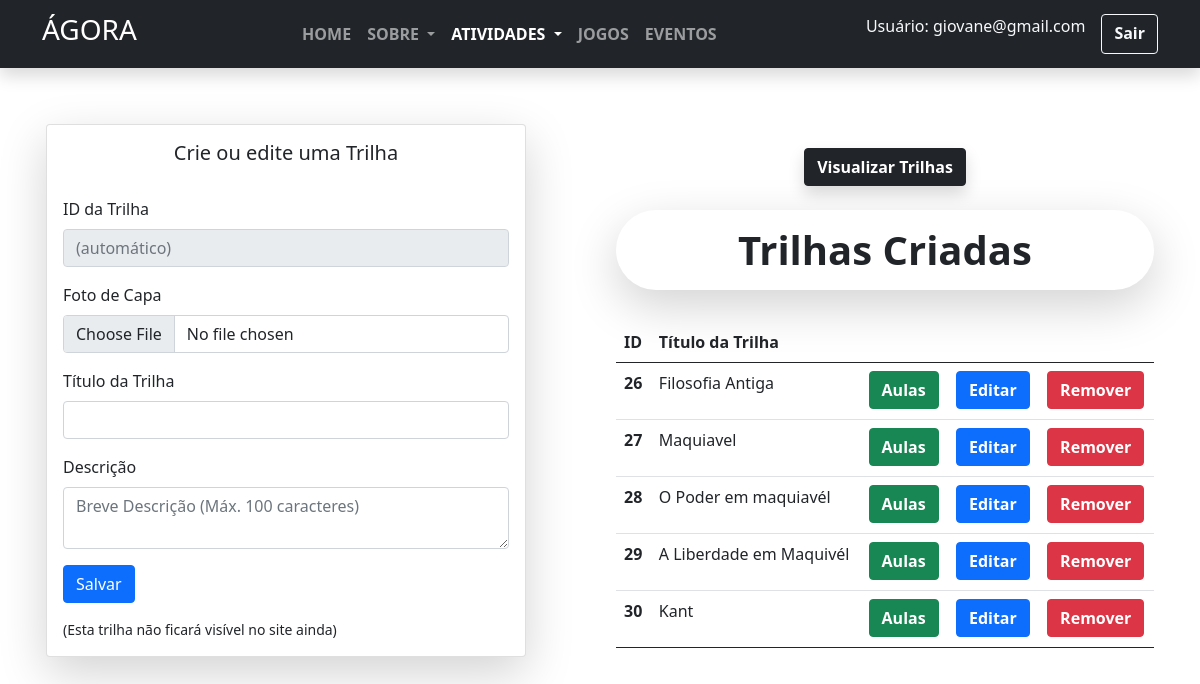
The page /FormTrilha.php (signed in) on the database its author committed.
### tables this page shows
CREATE TABLE `trilhas` (
  `id` int(11) NOT NULL,
  `titulo` varchar(100) NOT NULL,
  `foto` varchar(500) NOT NULL,
  `descricao` varchar(500) NOT NULL,
  `ativa` tinyint(1) NOT NULL
);

### FormTrilha.php (the view, shortened to what this page needs)
<?php require_once("Cabeçalho.php") ?>
<?php
require_once('Conexao.php');
$comando_sql = "select * from trilhas order by id";
$dadosSql = $conexao->query($comando_sql);
$vetorLista = $dadosSql->fetch_all(MYSQLI_ASSOC);
?>
<br>
<div class="row">
    <?php
    if (isset($_POST['id'])) {
        $id = $_POST['id'];
    } else {
        $id = 0;
    }
    $sql = "select * from trilhas where id=?";
    $sqlprep = $conexao->prepare($sql);
    $sqlprep->bind_param("i", $id);
    $sqlprep->execute();
    $resultadoSql = $sqlprep->get_result();
    $vetorUmRegistro = $resultadoSql->fetch_assoc();
    ?>
    <div class="col p-3">
        <div class="d-flex">
            <div class="card shadow-lg" style="width: 30rem;">
                <div class="card-body">
                    <h5 class="card-title text-center">Crie ou edite uma Trilha</h5>
                    <br>
                    <form class="row g-3" action="salvarTrilha.php" method="post" enctype="multipart/form-data">
                        <div class="col-md-12 form-group">
                            <label for="id" class="form-label">ID da Trilha</label>
                            <input type="text" class="form-control" name="id" placeholder="(automático)" readonly="true" value="<?= $vetorUmRegistro['id']; ?>">
                        </div>
                        <div class="col-md-12 form-group">
                            <label for="foto" class="form-label">Foto de Capa</label>
                            <input class="form-control" type="file" id="foto" name="foto" value="<?= $vetorUmRegistro['foto']; ?>">
                        </div>
                        <div class="col-12 form-group">
                            <label for="titulo" class="form-label">Título da Trilha</label>
                            <input type="text" class="form-control" name="titulo" value="<?= $vetorUmRegistro['titulo']; ?>">
                        </div>
                        <div class="col-12 form-group">
                            <label for="descricao" class="form-label">Descrição</label>
                            <textarea class="form-control" name="descricao" rows="2" placeholder="Breve Descrição (Máx. 100 caracteres)" value="<?= $vetorUmRegistro['descricao']; ?>"><?= $vetorUmRegistro['descricao']; ?></textarea>
                        </div>
                        <div class="col-12">
                            <button type="submit" class="btn btn-primary">Salvar</button>
                        </div>
                        <small>(Esta trilha não ficará visível no site ainda)</small>
                    </form>
                </div>
            </div>
        </div>
    </div>
    <div class="col p-3">
        <br>
        <div class="container d-flex justify-content-center">
            <a role="button" class="btn btn-dark shadow" href="TrilhasDeAprendizagem.php"><strong>Visualizar Trilhas</strong></a>
        </div>
        <br>
        <div class="shadow-lg rounded-pill">
            <h1 class="text-center p-3"><strong>Trilhas Criadas</strong></h1>
        </div><br>
        <table class="table">
            <thead>
                <tr>
                    <th scope="col">ID</th>
                    <th scope="col">Título da Trilha</th>
                    <th scope="col"></th>
                    <th scope="col"></th>
                    <th scope="col"></th>
                    <th scope="col"></th>
                    <th scope="col"></th>
                </tr>
            </thead>
            <tbody>
                <?php foreach ($vetorLista as $Registro) : ?>
                    <tr>
                        <th> <?= $Registro["id"]; ?> </th>
                        <td colspan="3">
                            <p class="text-left"> <?= $Registro["titulo"]; ?> </p>
                        </td>
                        <td>
                            <form action="FormAulas.php" method="post">
                                <button type="submit" class="btn btn-success"><strong>Aulas</strong></button>
                            </form>
                        </td>
                        <td>
                            <form action="FormTrilha.php" method="post">
                                <button type="submit" class="btn btn-primary"><strong>Editar</strong></button>
                            </form>
                        </td>
                        <td>
                            <form action="RemoverTrilha.php" method="post">
                                <button type="submit" class="btn btn-danger"><strong>Remover</strong></button>
                            </form>
                        </td>
                    </tr>
                <?php endforeach ?>
            </tbody>
    </div>
</div>
<?php require_once("Rodape.php") ?>

### rows shown on the page
trilhas: id "26", titulo "Filosofia Antiga"
trilhas: id "27", titulo "Maquiavel"
trilhas: id "28", titulo "O Poder em maquiavél"
trilhas: id "29", titulo "A Liberdade em Maquivél"
trilhas: id "30", titulo "Kant"

### other values the page prints
$_SESSION["email"] "giovane@gmail.com"
